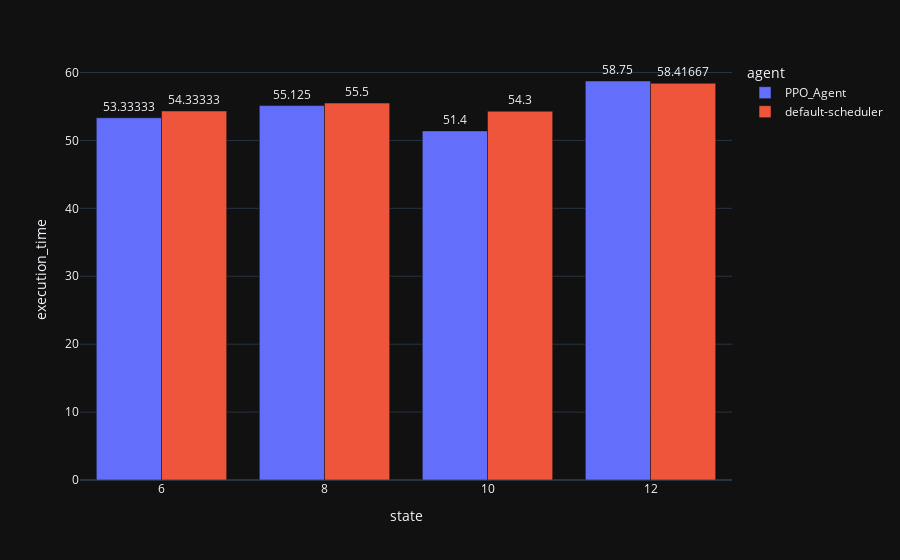

Source (notebook cell):
### Code cell
fig = px.bar(data, x='state', y='execution_time', color='agent', barmode='group', text_auto=True)
fig.update_traces(textfont_size=12, textangle=0, textposition="outside", cliponaxis=False)
fig.show()

### Figure 1 — Plotly figure (JSON) as saved in the notebook; plotly's stock layout.template omitted (floating-point values rounded to 4 significant figures)
{"data": [{"alignmentgroup": "True", "hovertemplate": "agent=PPO_Agent<br>state=%{x}<br>execution_time=%{y}<extra></extra>", "legendgroup": "PPO_Agent", "marker": {"color": "#636efa", "pattern": {"shape": ""}}, "name": "PPO_Agent", "offsetgroup": "PPO_Agent", "orientation": "v", "showlegend": true, "textposition": "outside", "texttemplate": "%{y}", "x": [12, 8, 10, 6], "xaxis": "x", "y": [58.75, 55.12, 51.4, 53.33], "yaxis": "y", "type": "bar", "textfont": {"size": 12}, "cliponaxis": false, "textangle": 0}, {"alignmentgroup": "True", "hovertemplate": "agent=default-scheduler<br>state=%{x}<br>execution_time=%{y}<extra></extra>", "legendgroup": "default-scheduler", "marker": {"color": "#EF553B", "pattern": {"shape": ""}}, "name": "default-scheduler", "offsetgroup": "default-scheduler", "orientation": "v", "showlegend": true, "textposition": "outside", "texttemplate": "%{y}", "x": [12, 8, 10, 6], "xaxis": "x", "y": [58.42, 55.5, 54.3, 54.33], "yaxis": "y", "type": "bar", "textfont": {"size": 12}, "cliponaxis": false, "textangle": 0}], "layout": {"xaxis": {"anchor": "y", "domain": [0.0, 1.0], "title": {"text": "state"}}, "yaxis": {"anchor": "x", "domain": [0.0, 1.0], "title": {"text": "execution_time"}}, "legend": {"title": {"text": "agent"}, "tracegroupgap": 0}, "margin": {"t": 60}, "barmode": "group"}}
